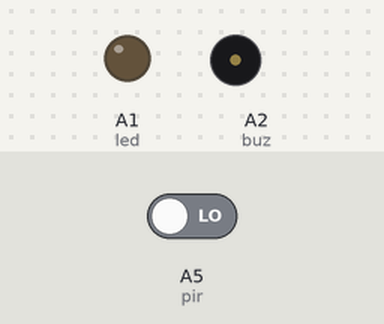
Recording of a sketch running on a simulated Arduino Uno, built with avr-gcc and run on an emulated ATmega328P. On the bench: output pins drawn as LEDs (lit = HIGH), buzzer (waves = sounding, pin HIGH). Dashed ring = blinking. The inputs (shaded band) are chosen by the test bench; at power-on: A5 (pir) LOW.

Above: at 1.2 s.
1.3 s: A5 (pir) driven HIGH
At 1.7 s:
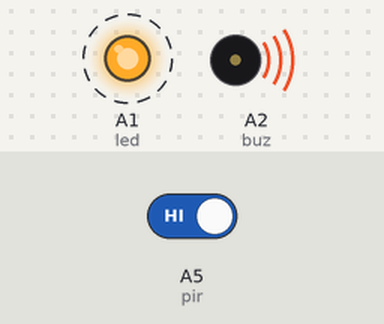
4.3 s: A5 (pir) driven LOW
At 5.3 s:
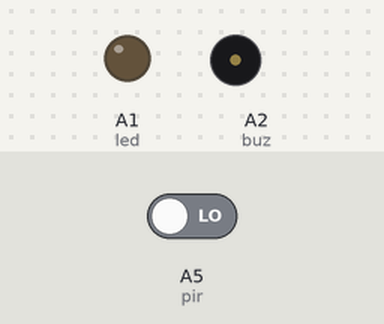
Timing chart, 0 to 7.3 s (numbered marks = the images above; inputs shaded):
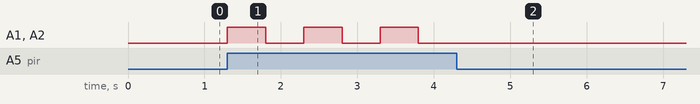

Measured:
- after the input at 1.3 s, A1 (led), A2 (buz): alternates HIGH for 0.50 s and LOW for 0.50 s, starting at once
- after the input at 4.3 s, A1 (led), A2 (buz): stops changing and stays LOW

The sketch:

7.3.3.ino
```cpp
int pir = A5;
int led =A1;
int buz = A2;

void setup(){
  pinMode(buz,OUTPUT);
  pinMode(led, OUTPUT);
  pinMode(pir,INPUT);
}
void loop(){
  int pirState=digitalRead(pir);
  if(pirState==HIGH){
    for(int a=0;a<3;a++){
      digitalWrite(buz, HIGH);
      digitalWrite(led,HIGH);
      delay(500);
      digitalWrite(buz, LOW);
      digitalWrite(led,LOW);
      delay(500);
    }
  }

}
```
